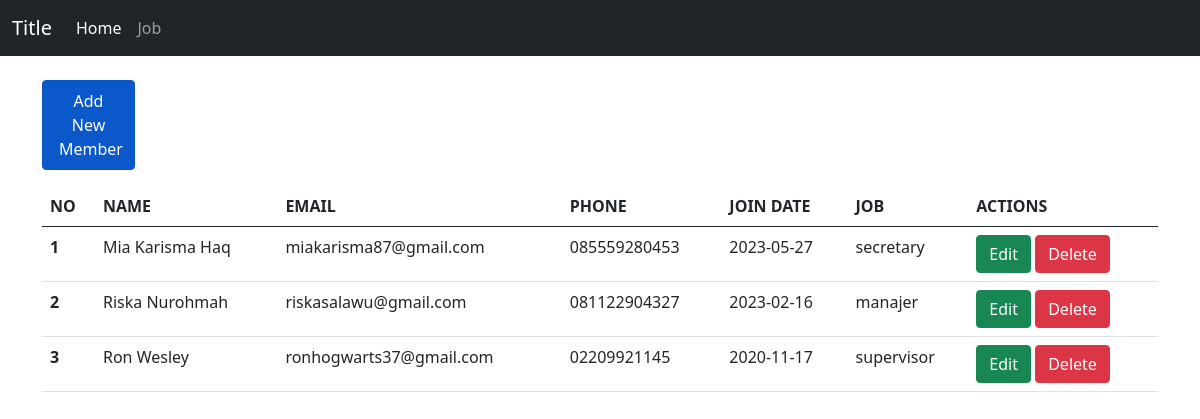
/tp_mvc/index.php, run on the app's committed database.
### tables this page shows
CREATE TABLE `members` (
  `id_member` int(11) NOT NULL,
  `name` varchar(255) NOT NULL,
  `email` varchar(255) NOT NULL,
  `phone` varchar(255) NOT NULL,
  `join_date` date DEFAULT NULL,
  `id_job` int(11) NOT NULL
);

CREATE TABLE `job` (
  `id_job` int(11) NOT NULL,
  `name_job` varchar(255) NOT NULL,
  `salary` int(11) NOT NULL
);

### tp_mvc/controllers/Member.controller.php (called while the page is built, shortened)
<?php
include_once("views/Member.view.php");
class MemberController {
  private $member;
  function __construct(){
    $this->member = new Member(Conf::$db_host, Conf::$db_user, Conf::$db_pass, Conf::$db_name);
  }
  public function index() {
    $this->member->open();
    $this->member->read();
    $data = array();
    while($row = $this->member->getResult()){
      array_push($data, $row);
    }
    $view = new MemberView();
    $view->render($data);
  }
}

### tp_mvc/models/DB.class.php (called while the page is built, shortened)
<?php
class DB
{
    var $db_host = "";
    var $db_user = "";
    var $db_pass = "";
    var $db_name = "";
    var $db_link = "";
    function __construct($db_host, $db_user, $db_pass, $db_name)
    {
        $this->db_host = $db_host;
        $this->db_user = $db_user;
        $this->db_pass = $db_pass;
        $this->db_name = $db_name;
    }
    function open()
    {
        $this->db_link = mysqli_connect($this->db_host, $this->db_user, $this->db_pass, $this->db_name);
    }
    function execute($query)
    {
        $this->result = mysqli_query($this->db_link, $query);
        return $this->result;
    }
}
?>

### tp_mvc/models/Member.class.php (called while the page is built, shortened)
<?php
class Member extends DB
{
    function read()
    {
        $query = "SELECT * FROM members JOIN job ON members.id_job=job.id_job ORDER BY members.id_member";
        return $this->execute($query);
    }
}

### tp_mvc/views/Member.view.php (the view, shortened to what this page needs)
<?php
    class MemberView{
        public function render($data)
        {
            $no = 1;
            $dataMember = null;
            foreach($data as $row) {
                $dataMember .= "
                    <tr>
                    <th>" . $no . "</th>
                    <td>" . $row['name'] . "</td>
                    <td>" . $row['email'] . "</td>
                    <td>" . $row['phone'] . "</td>
                    <td>" . $row['join_date'] . "</td>
                    <td>" . $row['name_job'] . "</td>
                    <td>
                        <a class='btn btn-success' href='index.php?id_edit=" . $row['id_member'] . "'>Edit</a>
                        <a class='btn btn-danger' href='index.php?id_hapus=" . $row['id_member'] . "'>Delete</a>
                    </td>
                    </tr>
                ";
                $no++;
            }
        }
    }

### tp_mvc/index.php (shortened to what this page needs)
<?php
include_once("models/Template.class.php");
include_once("models/DB.class.php");
include_once("controllers/Member.controller.php");
$member = new MemberController();
$job = new JobController();
if (isset($_POST['submit'])) {
    if ($_GET['id_edit'] > 0) {
        $id = $_GET['id_edit'];
        $member->edit($id, $_POST);
    }
    else {
        $member->add($_POST);
    }
}
else if(isset($_GET['add'])) {
    $member->formAddEdit(null);
}
else if (isset($_GET['addJob'])) {
    $job->formAddEdit(null);
}
else if (!empty($_GET['id_hapus'])) {
    $id = $_GET['id_hapus'];
    $member->delete($id);
}
else if (!empty($_GET['id_hapusJob'])) {
    $id = $_GET['id_hapusJob'];
    $job->delete($id);
}
else if (!empty($_GET['id_edit']))
{
    $id = $_GET['id_edit'];
    $member->formAddEdit($id);
}
else if (!empty($_GET['id_editJob']))
{
    $id = $_GET['id_editJob'];
    $job->formAddEdit($id);
}
else if(isset($_GET['job'])) {
    $job->index();
}
else{
    $member->index();
}

### tp_mvc/models/Template.class.php (shortened to what this page needs)
<?php
class Template
{
    var $content = '';
    function __construct($filename='')
    {
        $this->content = implode('', @file($filename));
    }
    function clear()
    {
        $this->content = preg_replace("/DATA_[A-Z|_|0-9]+/", "", $this->content);
    }
    function write()
    {
        print $this->content;
    }
    function replace($old = '', $new = '')
    {
        if (is_int($new)) {
            $value = sprintf("%d", $new);
        }
        elseif (is_float($new)) {
            $value = sprintf("%f", $new);
        }
        elseif (is_array($new)) {
            $value = '';
            foreach ($new as $item) {
                $value .= $item. ' ';
            }
        }
        else {
            $value = $new;
        }
        $this->content = preg_replace("/$old/", $value, $this->content);
    }
}
?>

### data on the page
members: name "Mia Karisma Haq", email "miakarisma87@gmail.com", phone "085559280453", join_date "2023-05-27", id_job.name_job "secretary"
members: name "Riska Nurohmah", email "riskasalawu@gmail.com", phone "081122904327", join_date "2023-02-16", id_job.name_job "manajer"
members: name "Ron Wesley", email "ronhogwarts37@gmail.com", phone "02209921145", join_date "2020-11-17", id_job.name_job "supervisor"

### other printed values
$this->content "Title Home Job Add New Member NO NAME EMAIL PHONE JOIN DATE JOB ACTIONS"
